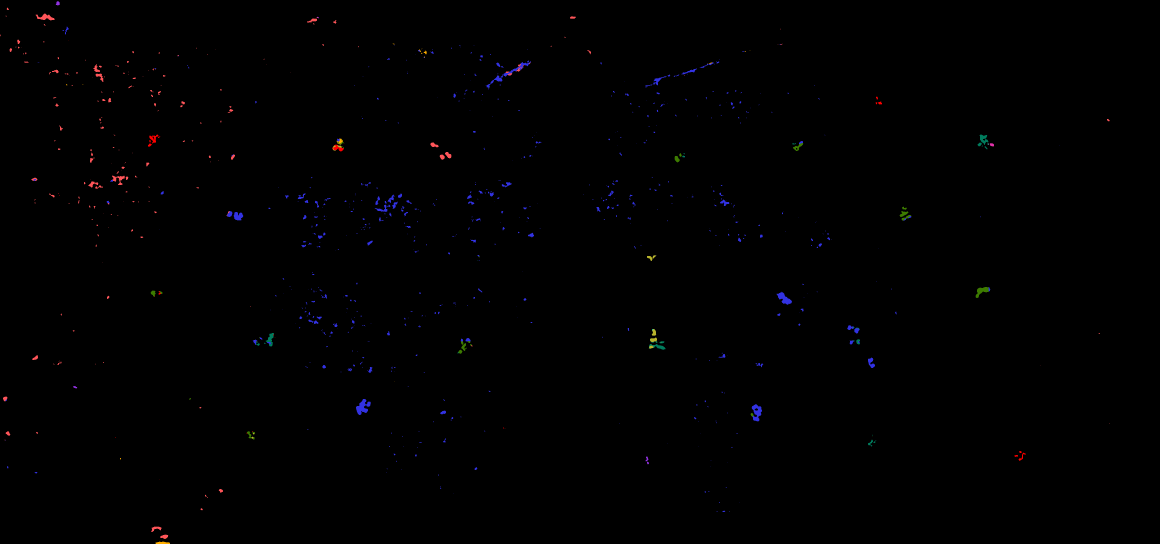
#> input picture State-Estimation/post_process/snc-21071408141500.png, 3478 x 1630 px, given as the content of the folder ./figures/for_paper, which was not available (shown at 1/3 size)
$ python full_auto_utils.py
#> lines starting #> are read from the running program, lines starting #| are printed output that depends on the picture
from keras.optimizers import get
from numpy.core.defchararray import center
from plant_to_circle import *
from geometry_utils import *
# from centers_test import *
from constants import *
from center_constants import *
import numpy as np
import pickle as pkl
import os
from PIL import Image
import imageio
from simulator.sim_globals import ROWS, COLS, STEP, SECTOR_ROWS, SECTOR_COLS, IRR_THRESHOLD
from simulator.plant_type import PlantType
from simulator.garden_state import GardenState
from simulator.garden import Garden
import numpy as np
import cv2
import pickle

############################
######### Utility ##########
############################

# GERMINATION_TIMES = {
#     "Arugula": 12,
#     "":
# }


# [4 lines left out: function logifunc, not called in this run]


def logifunc_fix_a(x, k, R):
    return R / (1 + ((R-1)/1) * np.exp(-k*(x)))

def inv_logifunc_fix_a(y, k , r):
    return (np.log(r-y) - np.log(y(r-1))) / -k


''' From garden.py '''
# [111 lines left out: functions compute_growth_map, add_plant, enumerate_grid, compute_plant_health, copy_garden, get_recent_priors, not called in this run]

def dist(x1, y1, x2, y2):
    return ((x2-x1)**2 + (y2-y1)**2)**0.5

# [200 lines left out: functions save_circles, save_priors, get_model_coeff, cm_circles_to_sim_garden_state, query_sim_radius_range, get_radius_range, not called in this run]


def init_priors(seed_placements: dict) -> dict:
    # print(get_recent_priors())
    return


# [47 lines left out: functions crop_img, daily_files, get_img, not called in this run]

def make_gif(img_path, save_path, **kwargs):
    images = [imageio.imread(img_path+f) for f in sorted(os.listdir(img_path)) if f[-4:] == ".png"]
    imageio.mimsave(save_path+".gif", images, duration=kwargs.get("duration", 1))

###################
### BFS Utils #####
###################

# [109 lines left out: functions not_black, valid_point, neighbors, find_color, isolate_color, calculate_color_range and 3 more, not called in this run]


if __name__ == "__main__":
    priors = ["priors/right/priors210725.p", "priors/right/priors210805.p", "priors/right/priors210815.p"]
    masks = ["post_process/snc-21072508141400.png", "post_process/snc-21080508141400.png", "post_process/snc-21081508141400.png"]
    real_images =  ["cropped/snc-21072508141400.jpg", "cropped/snc-21080508141400.jpg", "cropped/snc-21081508141400.jpg"]

    # make_graphic_for_paper(priors, real_images)
    # make_graphic_for_paper(priors, masks, False)
    crop_left_half(["./figures/for_paper/" + f for f in daily_files("./figures/for_paper") if f[-3:] != "jpg"])
#> in get_img, bgr_img is the input picture: shape (1630, 3478, 3); mean B, G, R 0.8, 0.4, 0.6
#> in crop_left_half, `croppedImage = img[0:height, int(width/2)-10:width]`:
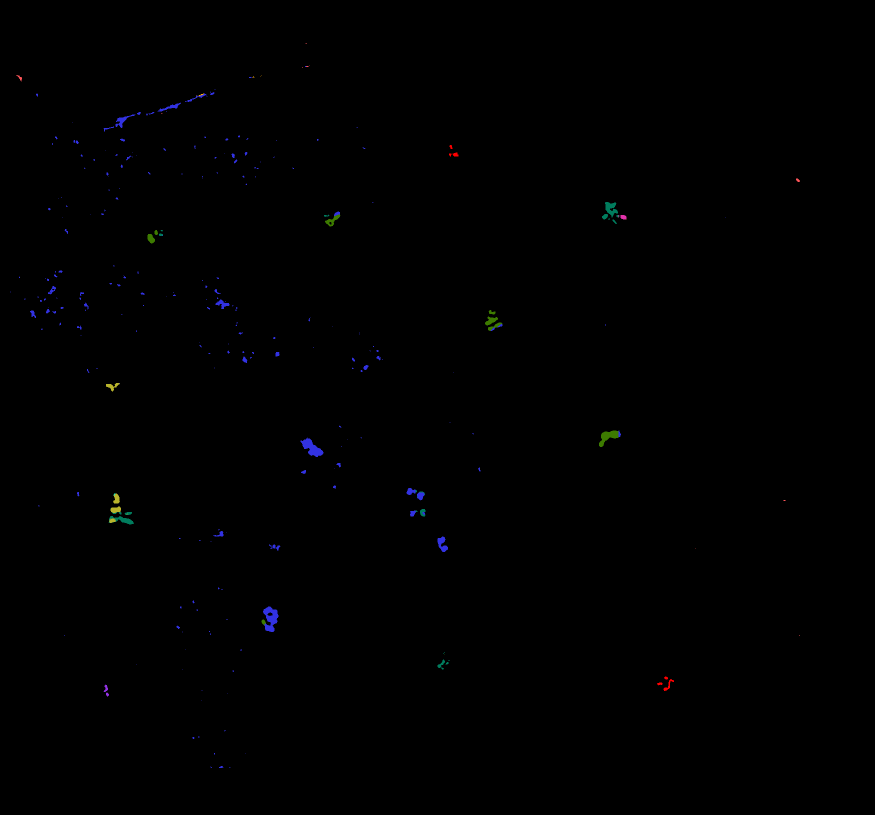
#> croppedImage: shape (1630, 1749, 3) (shown at 1/2 size); mean R, G, B 0.2, 0.3, 0.6

$ run again, on State-Estimation/post_process/snc-21073008141400.png
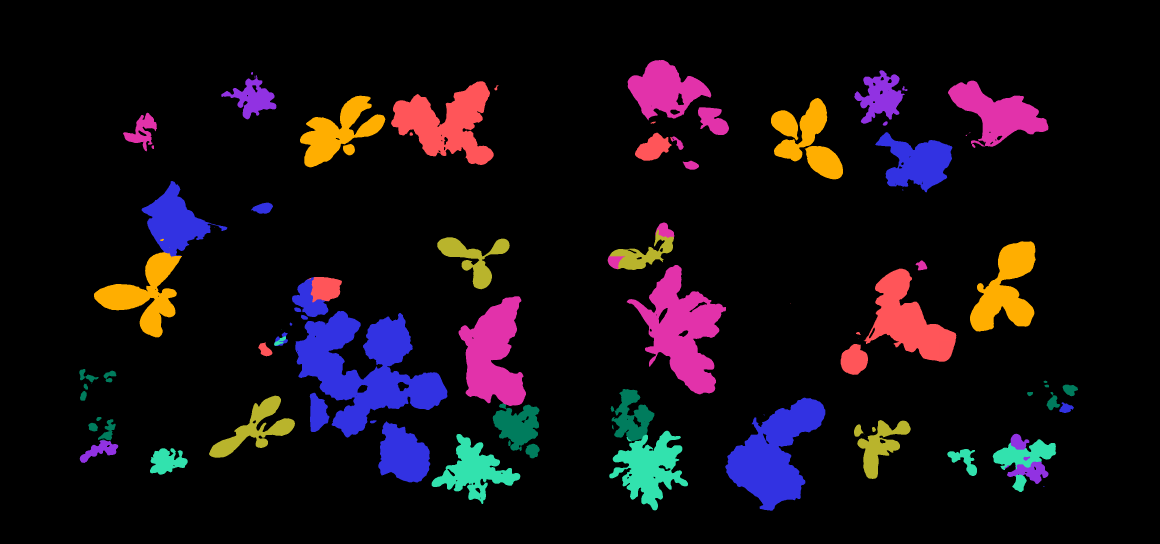
#> input picture State-Estimation/post_process/snc-21073008141400.png, 3478 x 1630 px, given as the content of the folder ./figures/for_paper, which was not available (shown at 1/3 size)
#> in get_img, bgr_img is the input picture: shape (1630, 3478, 3); mean B, G, R 18.9, 13.1, 20
#> in crop_left_half, `croppedImage = img[0:height, int(width/2)-10:width]`:
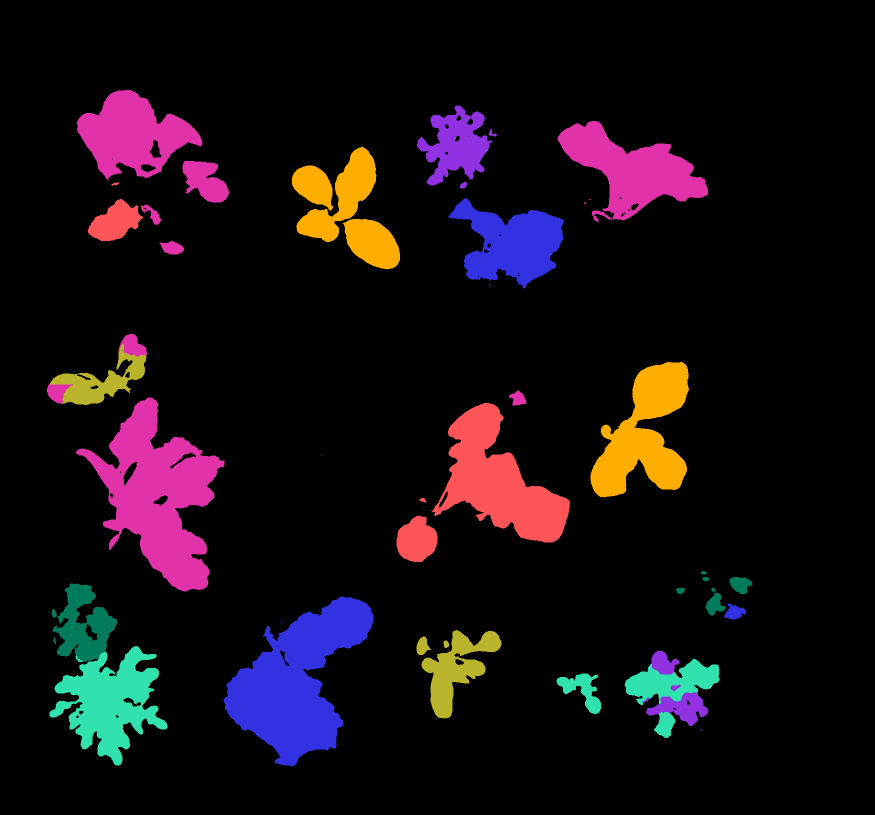
#> croppedImage: shape (1630, 1749, 3) (shown at 1/2 size); mean R, G, B 22.2, 13.4, 18.8

$ run again, on State-Estimation/post_process/snc-21080108141400.png
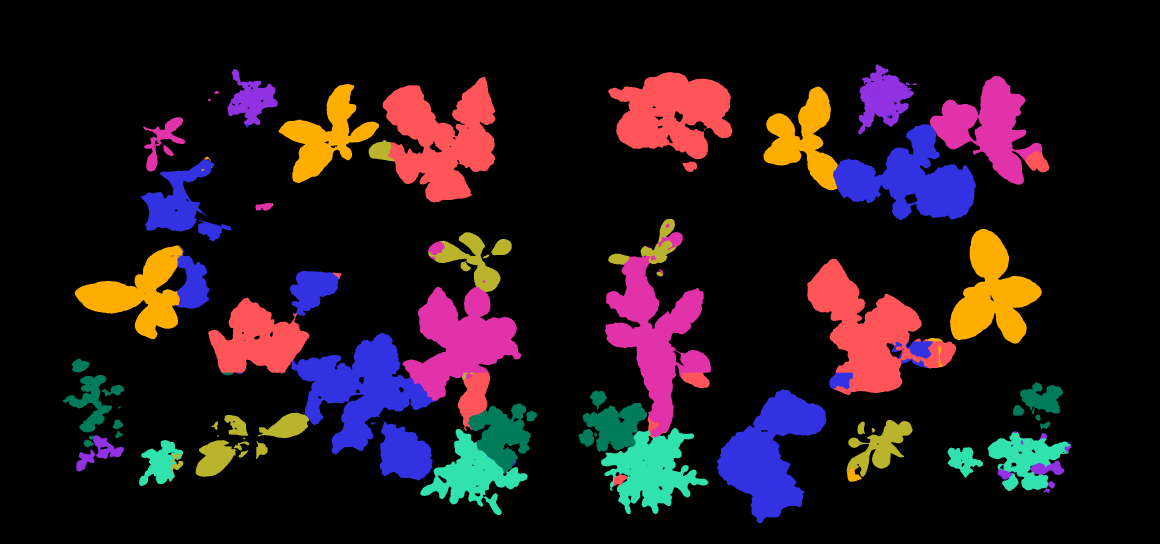
#> input picture State-Estimation/post_process/snc-21080108141400.png, 3478 x 1630 px, given as the content of the folder ./figures/for_paper, which was not available (shown at 1/3 size)
#> in get_img, bgr_img is the input picture: shape (1630, 3478, 3); mean B, G, R 27.3, 21.1, 33.4
#> in crop_left_half, `croppedImage = img[0:height, int(width/2)-10:width]`:
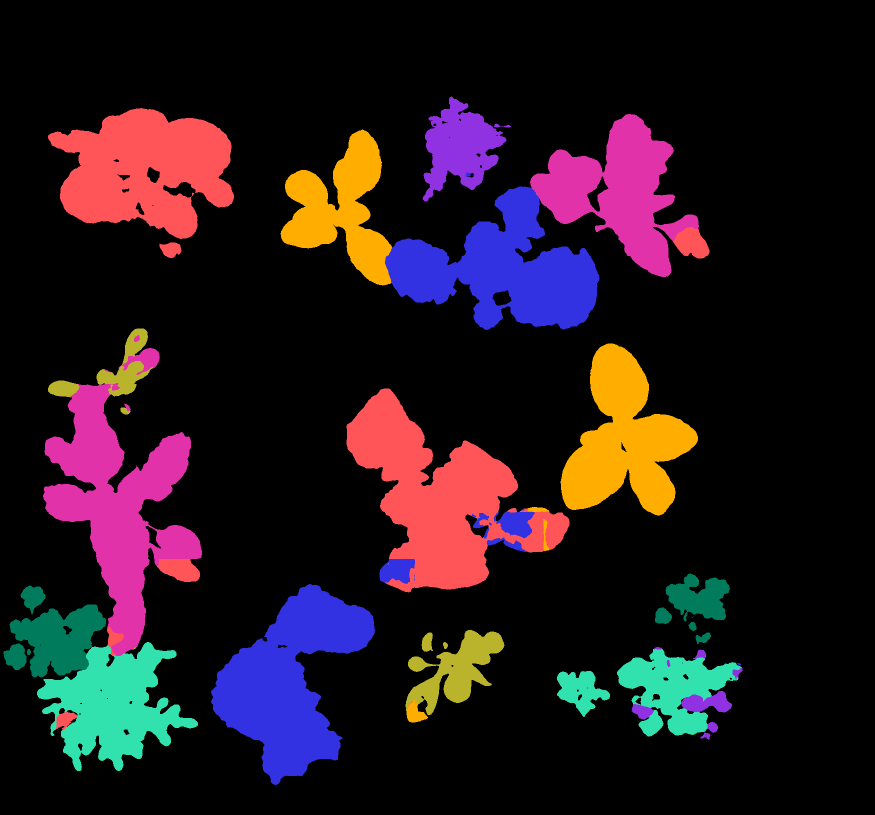
#> croppedImage: shape (1630, 1749, 3) (shown at 1/2 size); mean R, G, B 36.3, 22.5, 29.6
